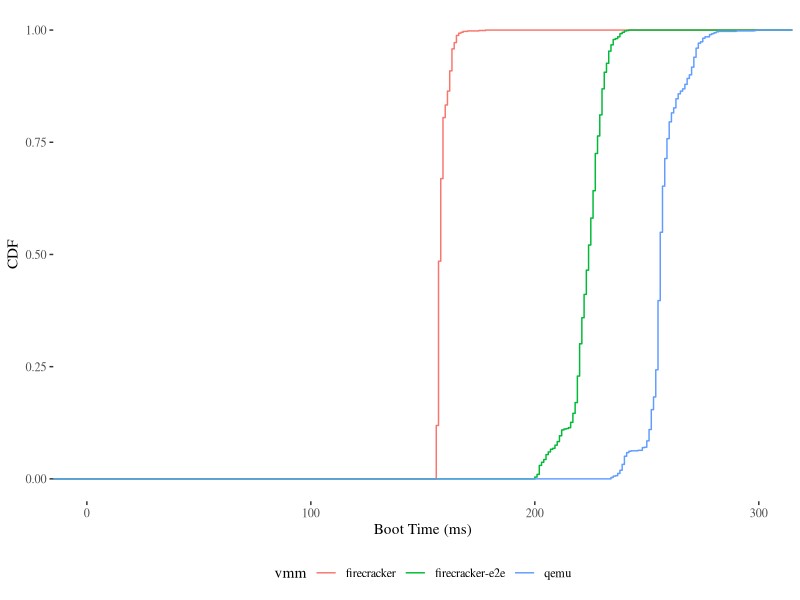

Write the R code that produced this figure.
library(ggthemes)
library(ggplot2)
library(reshape2)

# Firecracker vs. QEMU, serial boots
d <- read.table("boot-times-serial.csv", header=TRUE, sep=",")
gg2 <- ggplot(d, aes(bootsecs*1000, color=vmm)) + stat_ecdf(geom="step") + ylab("CDF") + xlab("Boot Time (ms)") + theme_tufte() + theme(legend.position="bottom") + xlim(0,300);
ggsave("boot-times-serial.pdf", width=3, height=2);


